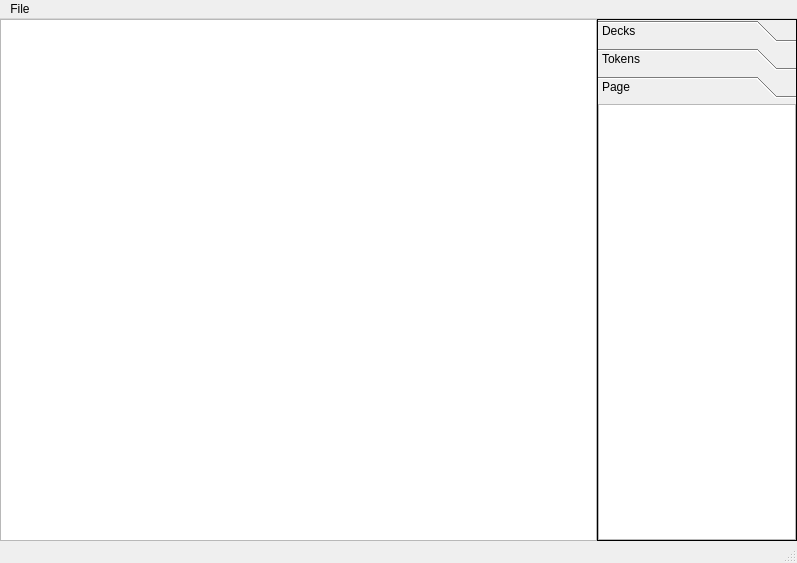
<?xml version="1.0" encoding="UTF-8"?>
<ui version="4.0">
 <class>Window</class>
 <widget class="QMainWindow" name="Window">
  <property name="geometry">
   <rect>
    <x>0</x>
    <y>0</y>
    <width>797</width>
    <height>563</height>
   </rect>
  </property>
  <property name="windowTitle">
   <string>Window</string>
  </property>
  <widget class="QWidget" name="centralWidget">
   <layout class="QHBoxLayout" name="horizontalLayout">
    <property name="spacing">
     <number>0</number>
    </property>
    <property name="leftMargin">
     <number>0</number>
    </property>
    <property name="topMargin">
     <number>0</number>
    </property>
    <property name="rightMargin">
     <number>0</number>
    </property>
    <property name="bottomMargin">
     <number>0</number>
    </property>
    <item>
     <widget class="Proton::View" name="view">
      <property name="minimumSize">
       <size>
        <width>200</width>
        <height>200</height>
       </size>
      </property>
     </widget>
    </item>
    <item>
     <widget class="QToolBox" name="toolBox">
      <property name="minimumSize">
       <size>
        <width>200</width>
        <height>200</height>
       </size>
      </property>
      <property name="maximumSize">
       <size>
        <width>200</width>
        <height>16777215</height>
       </size>
      </property>
      <property name="frameShape">
       <enum>QFrame::Box</enum>
      </property>
      <property name="currentIndex">
       <number>2</number>
      </property>
      <widget class="QWidget" name="deck_page">
       <property name="geometry">
        <rect>
         <x>0</x>
         <y>0</y>
         <width>198</width>
         <height>439</height>
        </rect>
       </property>
       <attribute name="label">
        <string>Decks</string>
       </attribute>
       <layout class="QVBoxLayout" name="verticalLayout">
        <property name="spacing">
         <number>0</number>
        </property>
        <property name="leftMargin">
         <number>0</number>
        </property>
        <property name="topMargin">
         <number>0</number>
        </property>
        <property name="rightMargin">
         <number>0</number>
        </property>
        <property name="bottomMargin">
         <number>0</number>
        </property>
        <item>
         <widget class="QListWidget" name="deck_list">
          <property name="flow">
           <enum>QListView::TopToBottom</enum>
          </property>
          <property name="viewMode">
           <enum>QListView::IconMode</enum>
          </property>
         </widget>
        </item>
       </layout>
      </widget>
      <widget class="QWidget" name="token_page">
       <property name="geometry">
        <rect>
         <x>0</x>
         <y>0</y>
         <width>198</width>
         <height>439</height>
        </rect>
       </property>
       <attribute name="label">
        <string>Tokens</string>
       </attribute>
       <layout class="QVBoxLayout" name="verticalLayout_2">
        <property name="spacing">
         <number>0</number>
        </property>
        <property name="leftMargin">
         <number>0</number>
        </property>
        <property name="topMargin">
         <number>0</number>
        </property>
        <property name="rightMargin">
         <number>0</number>
        </property>
        <property name="bottomMargin">
         <number>0</number>
        </property>
        <item>
         <widget class="QListWidget" name="token_list"/>
        </item>
       </layout>
      </widget>
      <widget class="QWidget" name="dice_page">
       <attribute name="label">
        <string>Page</string>
       </attribute>
       <layout class="QVBoxLayout" name="verticalLayout_3">
        <property name="spacing">
         <number>0</number>
        </property>
        <property name="leftMargin">
         <number>0</number>
        </property>
        <property name="topMargin">
         <number>0</number>
        </property>
        <property name="rightMargin">
         <number>0</number>
        </property>
        <property name="bottomMargin">
         <number>0</number>
        </property>
        <item>
         <widget class="QListWidget" name="dice_list"/>
        </item>
       </layout>
      </widget>
     </widget>
    </item>
   </layout>
  </widget>
  <widget class="QMenuBar" name="menuBar">
   <property name="geometry">
    <rect>
     <x>0</x>
     <y>0</y>
     <width>797</width>
     <height>21</height>
    </rect>
   </property>
   <widget class="QMenu" name="menuFile">
    <property name="title">
     <string>File</string>
    </property>
    <addaction name="actionOpen_prototype"/>
    <addaction name="separator"/>
    <addaction name="actionExit"/>
   </widget>
   <addaction name="menuFile"/>
  </widget>
  <widget class="QStatusBar" name="statusBar"/>
  <action name="actionOpen_prototype">
   <property name="text">
    <string>Open prototype</string>
   </property>
  </action>
  <action name="actionExit">
   <property name="text">
    <string>Exit</string>
   </property>
  </action>
 </widget>
 <layoutdefault spacing="6" margin="11"/>
 <customwidgets>
  <customwidget>
   <class>Proton::View</class>
   <extends>QGraphicsView</extends>
   <header>view.h</header>
  </customwidget>
 </customwidgets>
 <resources/>
 <connections/>
</ui>
